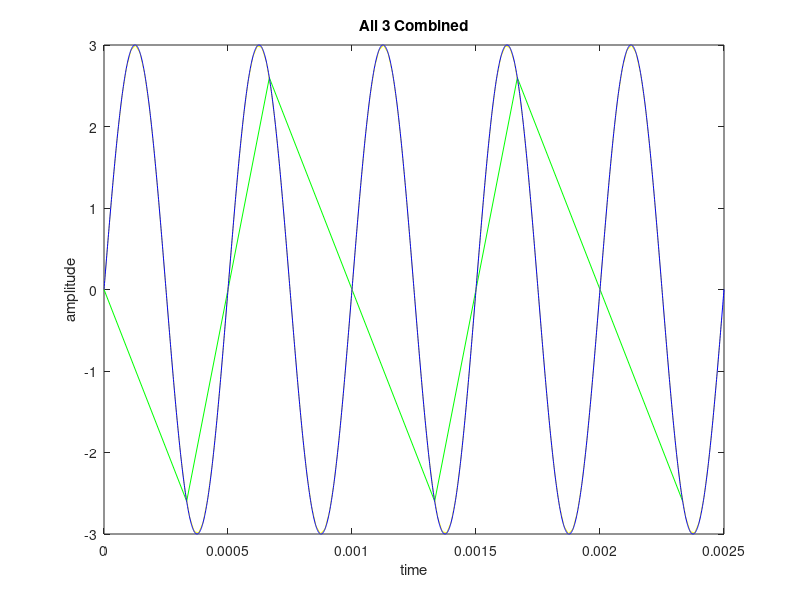

Reproduce this figure in MATLAB. (Note: this script raises an error after producing the figure.)
clc;
clear all;
close all;
f=2000;
fs1=3000;
fs2=55000;
t=0:0.000001:5/f;
t1=0:1/fs1:5/f;
t2=0:1/fs2:5/f;
A=3*sin(2*pi*f*t1);
B=3*sin(2*pi*f*t2);
C=3*sin(2*pi*f*t);
plot(t1,A,'g');ylabel('amplitude');xlabel('time');title('All 3 Combined');hold on
plot(t2,B,'y');hold on
plot(t,C,'b');hold on
gtext('1541016245-Satyabrat')
